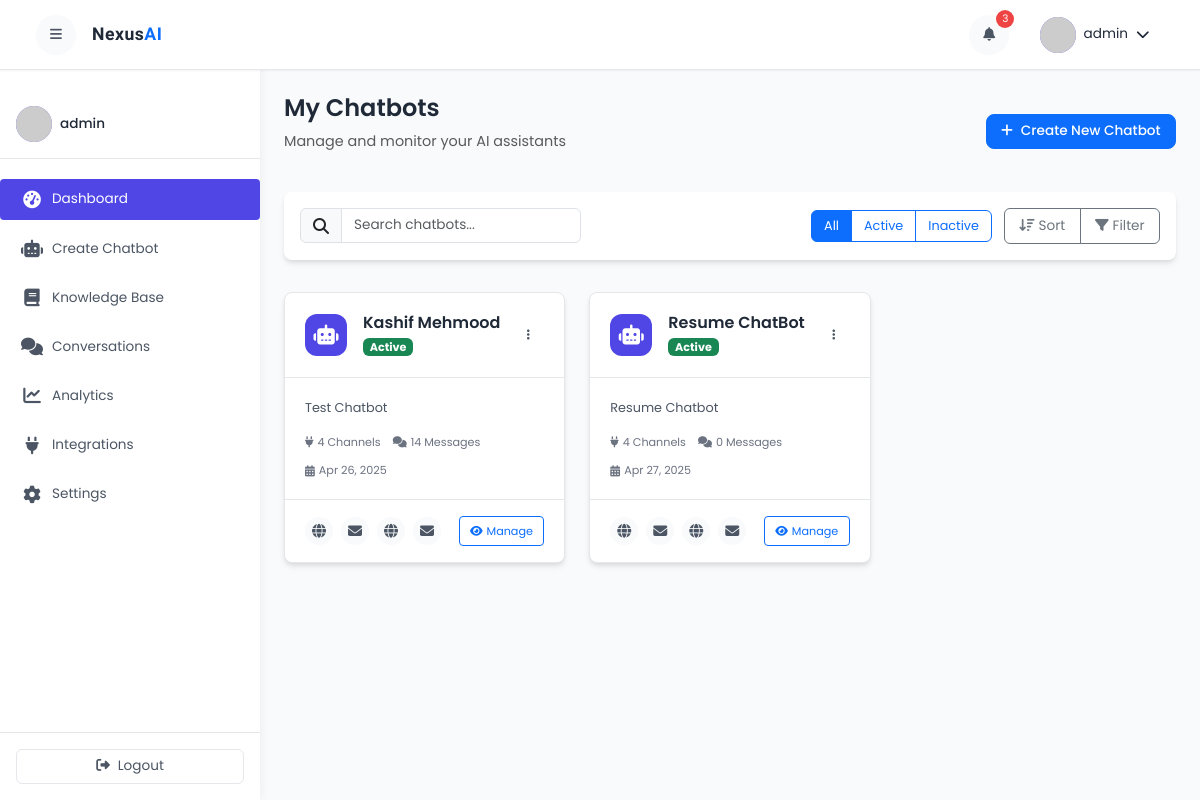
The page /chat/dashboard/ (signed in) on the database its author committed.
### chat/models.py (models this page shows, shortened)
class Chatbot(models.Model):
    chatbot_id = models.UUIDField(primary_key=True, default=uuid.uuid4, editable=False)
    user = models.ForeignKey(User, on_delete=models.CASCADE)
    name = models.CharField(max_length=255, default="New Chatbot")
    description = models.TextField(null=True, blank=True)
    prompt = models.TextField(null=True, blank=True)
    llm_provider = models.CharField(max_length=255, choices=LLM_PROVIDER_CHOICES, default='openai')
    llm_model = models.CharField(max_length=255, choices=LLM_MODEL_CHOICES, default='gpt-4o-mini')
    is_active = models.BooleanField(default=True)
    is_public = models.BooleanField(default=False)
    created_at = models.DateTimeField(auto_now_add=True)
    updated_at = models.DateTimeField(auto_now=True)
    def get_messages_count(self):
        messages = 0
        conversation = Conversation.objects.filter(chatbot=self)
        for chat in conversation:
            messages += chat.messages.count()
        return messages

class Conversation(models.Model):
    conversation_id = models.UUIDField(primary_key=True, default=uuid.uuid4, editable=False)
    chatbot = models.ForeignKey(Chatbot, on_delete=models.CASCADE)
    channel = models.ForeignKey(Channel, on_delete=models.CASCADE)
    from_number = models.CharField(max_length=255) # Identifier for SMS and WhatsApp
    from_email = models.CharField(max_length=255) # Identifier for Email
    created_at = models.DateTimeField(auto_now_add=True)
    updated_at = models.DateTimeField(auto_now=True)

class Channel(models.Model):
    channel_id = models.UUIDField(primary_key=True, default=uuid.uuid4, editable=False)
    chatbot = models.ForeignKey(Chatbot, on_delete=models.CASCADE)
    channel_type = models.CharField(max_length=255, choices=CHANNEL_TYPE_CHOICES)
    created_at = models.DateTimeField(auto_now_add=True)
    updated_at = models.DateTimeField(auto_now=True)

### chat/views.py (the view)
# urls.py: path('dashboard/', views.dashboard, name='dashboard'),
@login_required
def dashboard(request):
    chatbots = Chatbot.objects.filter(user=request.user)
    channels = Channel.objects.filter(chatbot__in=chatbots)
    conversations = Conversation.objects.filter(chatbot__in=chatbots)
    context = {
        'chatbots': chatbots,
        'channels': channels,
        'conversations': conversations
    }
    return render(request, 'dashboard/dashboard.html', context)

### templates/dashboard/dashboard.html (shortened to what this page needs)
{% extends 'common/dashboard_base.html' %}
{% block content %}
<div class="dashboard-header">
    <div class="row align-items-center mb-4">
        <div class="col-md-6">
            <h1 class="page-title">My Chatbots</h1>
            <p class="text-muted">Manage and monitor your AI assistants</p>
        </div>
        <div class="col-md-6 text-md-end">
            <button class="btn btn-primary btn-create">
                <i class="fas fa-plus me-2"></i>Create New Chatbot
            </button>
        </div>
    </div>
    <div class="chatbot-filters mb-4">
        <div class="row g-2">
            <div class="col-md-4">
                <div class="input-group">
                    <span class="input-group-text"><i class="fas fa-search"></i></span>
                    <input type="text" class="form-control" placeholder="Search chatbots...">
                </div>
            </div>
            <div class="col-md-8 text-md-end">
                <div class="btn-group filter-buttons" role="group">
                    <button type="button" class="btn btn-outline-primary active">All</button>
                    <button type="button" class="btn btn-outline-primary">Active</button>
                    <button type="button" class="btn btn-outline-primary">Inactive</button>
                </div>
                <div class="btn-group ms-2" role="group">
                    <button type="button" class="btn btn-outline-secondary"><i class="fas fa-sort-amount-down me-1"></i>Sort</button>
                    <button type="button" class="btn btn-outline-secondary"><i class="fas fa-filter me-1"></i>Filter</button>
                </div>
            </div>
        </div>
    </div>
</div>
<div class="chatbot-grid">
    <div class="row">
        {% for chatbot in chatbots %}
        <div class="col-md-6 col-lg-4 mb-4">
            <div class="chatbot-card">
                <div class="chatbot-card-header">
                    <div class="d-flex align-items-center">
                        <div class="chatbot-avatar">
                            <i class="fas fa-robot"></i>
                        </div>
                        <div class="ms-3">
                            <h5 class="chatbot-name">{{ chatbot.name }}</h5>
                            <span class="badge bg-success">{{ chatbot.is_active|yesno:"Active,Inactive" }}</span>
                        </div>
                    </div>
                    <div class="dropdown">
                        <button class="btn btn-sm btn-icon" type="button" id="dropdownMenuButton1" data-bs-toggle="dropdown" aria-expanded="false">
                            <i class="fas fa-ellipsis-v"></i>
                        </button>
                    </div>
                </div>
                <div class="chatbot-card-body">
                    <p class="chatbot-description">{{ chatbot.description }}</p>
                    <div class="chatbot-meta">
                        <div class="chatbot-meta-item">
                            <i class="fas fa-plug me-1"></i>
                            <span>{{ channels.count }} Channels</span>
                        </div>
                        <div class="chatbot-meta-item">
                            <i class="fas fa-comments me-1"></i>
                            <span>{{ chatbot.get_messages_count }} Messages</span>
                        </div>
                        <div class="chatbot-meta-item">
                            <i class="fas fa-calendar-alt me-1"></i>
                            <span>{{ chatbot.created_at|date:"M d, Y" }}</span>
                        </div>
                    </div>
                </div>
                <div class="chatbot-card-footer">
                    <div class="channels">
                        {% for channel in channels %}
                        <span class="channel-icon" title="{{ channel.get_channel_type_display }}">
                            {% if channel.channel_type == 'whatsapp' %}
                                <i class="fab fa-whatsapp"></i>
                            {% elif channel.channel_type == 'messenger' %}
                                <i class="fab fa-facebook-messenger"></i>
                            {% elif channel.channel_type == 'email' %}
                                <i class="fas fa-envelope"></i>
                            {% elif channel.channel_type == 'web' %}
                                <i class="fas fa-globe"></i>
                            {% elif channel.channel_type == 'sms' %}
                                <i class="fas fa-mobile-alt"></i>
                            {% endif %}
                        </span>
                        {% endfor %}
                    </div>
                    <div class="action-buttons">
                        <a href="{% url 'chat:edit_chatbot_page' chatbot.chatbot_id %}" class="btn btn-sm btn-outline-primary"><i class="fas fa-eye me-1"></i>Manage</a>
                    </div>
                </div>
            </div>
        </div>
        {% endfor %}
    </div>
</div>
{% endblock %}

### templates/common/dashboard_base.html (shortened to what this page needs)
{% load static %}
<!DOCTYPE html>
<html lang="en">
<head>
    <link href="https://cdn.jsdelivr.net/npm/bootstrap@5.3.0/dist/css/bootstrap.min.css" rel="stylesheet">
    <link rel="stylesheet" href="https://cdnjs.cloudflare.com/ajax/libs/font-awesome/6.4.0/css/all.min.css">
    <link rel="stylesheet" href="{% static 'css/dashboard.css' %}">
</head>
<body>
    <div class="dashboard-container">
        <nav class="navbar navbar-expand-lg navbar-dark fixed-top" id="dashboardNav">
            <div class="container-fluid">
                <div class="d-flex align-items-center">
                    <button class="btn sidebar-toggle me-3" id="sidebarToggle">
                        <i class="fas fa-bars"></i>
                    </button>
                    <a class="navbar-brand" href="#">
                        <span class="logo-text">Nexus<span class="text-primary">AI</span></span>
                    </a>
                </div>
                <div class="ms-auto d-flex align-items-center">
                    <div class="dropdown me-3">
                        <button class="btn notification-btn" type="button" id="notificationDropdown" data-bs-toggle="dropdown" aria-expanded="false">
                            <i class="fas fa-bell"></i>
                            <span class="notification-badge">3</span>
                        </button>
                    </div>
                    <div class="dropdown">
                        <button class="btn user-profile-btn" type="button" id="userDropdown" data-bs-toggle="dropdown" aria-expanded="false">
                            <div class="avatar">
                                <img src="{% static 'img/avatar-placeholder.jpg' %}" alt="User Avatar" onerror="this.src='https://ui-avatars.com/api/?name=User&background=0D8ABC&color=fff'">
                            </div>
                            <span class="d-none d-md-inline-block ms-2">{{ request.user.username }}</span>
                            <i class="fas fa-chevron-down ms-2"></i>
                        </button>
                    </div>
                </div>
            </div>
        </nav>
        <div class="sidebar" id="sidebar">
            <div class="sidebar-header d-flex justify-content-start align-items-center">
                <div class="avatar">
                    <img src="{% static 'img/avatar-placeholder.jpg' %}" alt="User Avatar" onerror="this.src='https://ui-avatars.com/api/?name=User&background=0D8ABC&color=fff'">
                </div>
                <div class="user-info ms-2">
                    <h6 class="mb-0">{{ request.user.username }}</h6>
                </div>
            </div>
            <div class="sidebar-menu">
                <ul class="nav flex-column">
                    <li class="nav-item">
                        <a class="nav-link active" href="{% url 'chat:dashboard' %}"><i class="fas fa-tachometer-alt me-2"></i><span class="nav-text">Dashboard</span></a>
                    </li>
                    <li class="nav-item">
                        <a class="nav-link" href="{% url 'chat:create_chatbot_page' %}"><i class="fas fa-robot me-2"></i><span class="nav-text">Create Chatbot</span></a>
                    </li>
                    <li class="nav-item">
                        <a class="nav-link" href="{% url 'kb:knowledge_base' %}"><i class="fas fa-book me-2"></i><span class="nav-text">Knowledge Base</span></a>
                    </li>
                    <li class="nav-item">
                        <a class="nav-link" href="#"><i class="fas fa-comments me-2"></i><span class="nav-text">Conversations</span></a>
                    </li>
                    <li class="nav-item">
                        <a class="nav-link" href="#"><i class="fas fa-chart-line me-2"></i><span class="nav-text">Analytics</span></a>
                    </li>
                    <li class="nav-item">
                        <a class="nav-link" href="#"><i class="fas fa-plug me-2"></i><span class="nav-text">Integrations</span></a>
                    </li>
                    <li class="nav-item">
                        <a class="nav-link" href="#"><i class="fas fa-cog me-2"></i><span class="nav-text">Settings</span></a>
                    </li>
                </ul>
            </div>
            <div class="sidebar-footer">
                <a href="#" class="btn btn-logout w-100"><i class="fas fa-sign-out-alt me-2"></i><span class="logout-text">Logout</span></a>
            </div>
        </div>
        <div class="main-content" id="main-content">
            <div class="container-fluid p-4">
                {% block content %}{% endblock %}
            </div>
        </div>
    </div>
</body>
</html>

### rows shown on the page
Chatbot: name "Kashif Mehmood", is_active "Active", description "Test Chatbot", count "4", get_messages_count "14", created_at "Apr 26, 2025"
Channel: channel_type "web" (drawn)
Channel: channel_type "email" (drawn)
Channel: channel_type "web" (drawn)
Channel: channel_type "email" (drawn)
Chatbot: name "Resume ChatBot", is_active "Active", description "Resume Chatbot", count "4", get_messages_count "0", created_at "Apr 27, 2025"

### other values the page prints
{{ request.user.username }} "admin"
